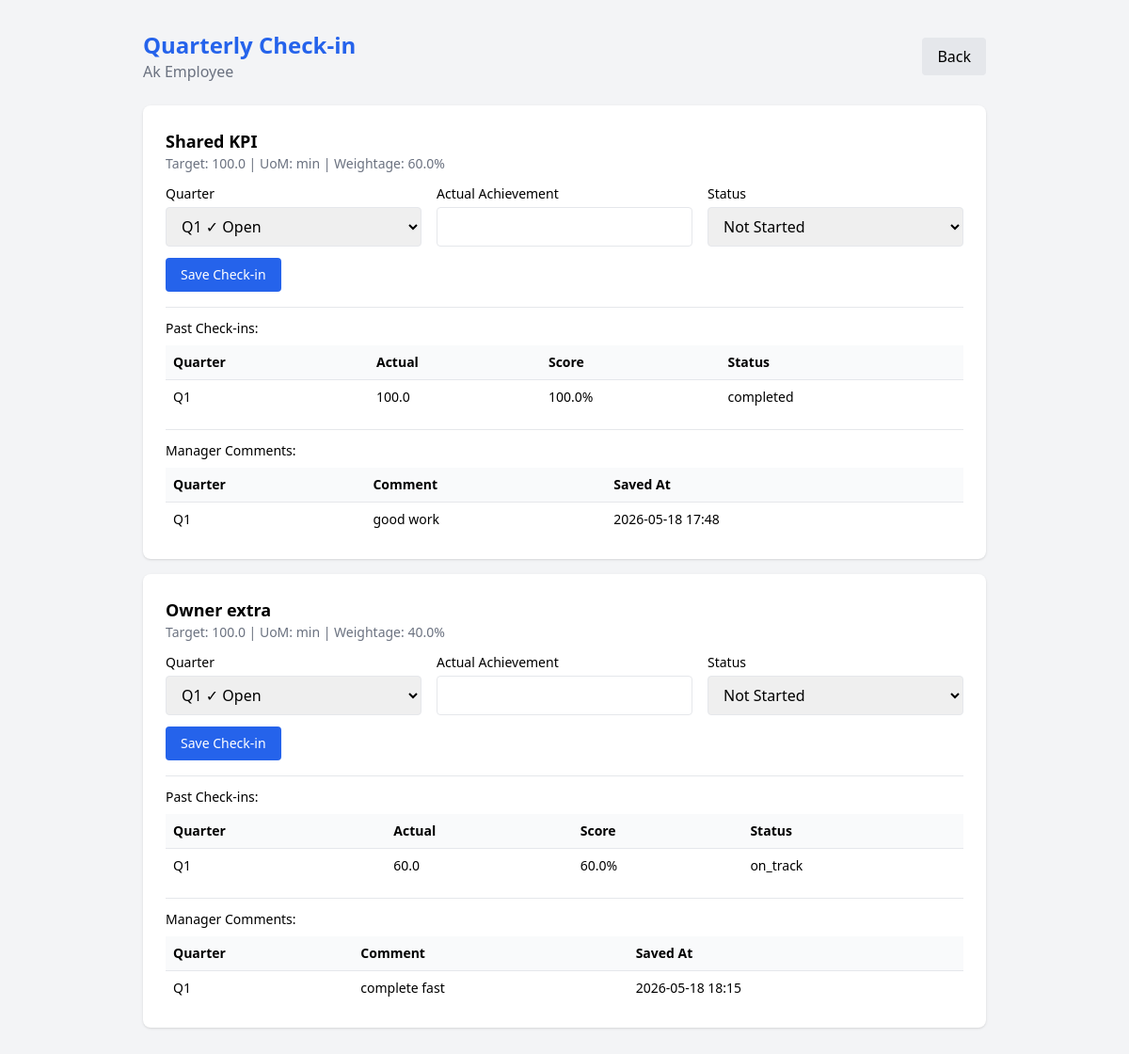
Screenshot of /employee/checkin (signed in) with the database file from the repository.
### app/models.py (models this page shows)
class User(Base):
    __tablename__ = "users"
    id = Column(Integer, primary_key=True, index=True)
    name = Column(String, nullable=False)
    email = Column(String, unique=True, nullable=False)
    password = Column(String, nullable=False)
    role = Column(String, nullable=False)  # employee / manager / admin
    manager_id = Column(Integer, ForeignKey("users.id"), nullable=True)
    manager = relationship("User", remote_side=[id], backref="team")
    goals = relationship("Goal", back_populates="employee")

class Goal(Base):
    __tablename__ = "goals"
    id = Column(Integer, primary_key=True, index=True)
    employee_id = Column(Integer, ForeignKey("users.id"), nullable=False)
    title = Column(String, nullable=False)
    thrust_area = Column(String, nullable=False)
    uom_type = Column(String, nullable=False)  # min / max / zero / timeline
    target = Column(Float, nullable=False)
    weightage = Column(Float, nullable=False)
    status = Column(String, default="draft")  # draft / submitted / approved / locked
    is_shared = Column(Boolean, default=False)
    parent_goal_id = Column(Integer, ForeignKey("goals.id"), nullable=True)
    created_at = Column(DateTime, default=datetime.utcnow)
    employee = relationship("User", back_populates="goals")
    achievements = relationship("Achievement", back_populates="goal")
    audit_logs = relationship("AuditLog", back_populates="goal")

class Achievement(Base):
    __tablename__ = "achievements"
    id = Column(Integer, primary_key=True, index=True)
    goal_id = Column(Integer, ForeignKey("goals.id"), nullable=False)
    quarter = Column(String, nullable=False)  # Q1 / Q2 / Q3 / Q4
    actual = Column(Float, nullable=True)
    score = Column(Float, nullable=True)
    status = Column(String, default="not_started")  # not_started / on_track / completed
    updated_at = Column(DateTime, default=datetime.utcnow)
    goal = relationship("Goal", back_populates="achievements")

class CheckIn(Base):
    __tablename__ = "checkins"
    id = Column(Integer, primary_key=True, index=True)
    goal_id = Column(Integer, ForeignKey("goals.id"), nullable=False)
    manager_id = Column(Integer, ForeignKey("users.id"), nullable=False)
    quarter = Column(String, nullable=False)
    comment = Column(Text, nullable=True)
    created_at = Column(DateTime, default=datetime.utcnow)

### app/routes/employee.py (the view)
@router.get("/checkin")
def checkin_page(request: Request, user=Depends(require_employee), db: Session = Depends(get_db)):
    goals = db.query(Goal).filter(
        Goal.employee_id == user.id,
        Goal.status == "locked"
    ).all()
    open_quarters = get_open_checkin_quarters(db)
    editable_goal_ids = {g.id for g in goals if not is_shared_recipient_goal(g)}
    manager_comments = {}
    if user.manager_id:
        for goal in goals:
            comments = (
                db.query(CheckIn)
                .filter(
                    CheckIn.goal_id == goal.id,
                    CheckIn.manager_id == user.manager_id,
                    CheckIn.quarter.in_(QUARTERS),
                )
                .order_by(CheckIn.created_at.desc())
                .all()
            )
            manager_comments[goal.id] = comments
    return templates.TemplateResponse(request, "employee/checkin.html", {
        "user": user,
        "goals": goals,
        "quarters": ["Q1", "Q2", "Q3", "Q4"],
        "open_quarters": open_quarters,
        "editable_goal_ids": editable_goal_ids,
        "manager_comments": manager_comments,
        "error": request.query_params.get("error"),
        "success": request.query_params.get("success"),
    })

### app/templates/employee/checkin.html (shortened to what this page needs)
<!DOCTYPE html>
<html>
<head>
    <script src="https://cdn.tailwindcss.com"></script>
</head>
<body class="bg-gray-100 p-8">
<div class="max-w-4xl mx-auto">
    <div class="flex justify-between items-center mb-6">
        <div>
            <h1 class="text-2xl font-bold text-blue-600">Quarterly Check-in</h1>
            <p class="text-gray-500">{{ user.name }}</p>
        </div>
        <a href="/employee/dashboard" class="bg-gray-200 px-4 py-2 rounded">Back</a>
    </div>
    {% if not goals %}
    <div class="bg-white rounded-lg shadow p-6 text-center text-gray-500">
        No approved goals yet. Goals must be approved by your manager before check-in.
    </div>
    {% else %}
    {% for goal in goals %}
    <div class="bg-white rounded-lg shadow p-6 mb-4">
        <div class="flex justify-between mb-3">
            <div>
                <h2 class="font-semibold text-lg">{{ goal.title }}</h2>
                <p class="text-sm text-gray-500">
                    Target: {{ goal.target }} | UoM: {{ goal.uom_type }} | Weightage: {{ goal.weightage }}%
                </p>
            </div>
        </div>
        {% if goal.id in editable_goal_ids %}
        <form method="POST" action="/employee/checkin/save">
            <div class="grid grid-cols-3 gap-4">
                <div>
                    <label class="block text-sm font-medium mb-1">Quarter</label>
                    <select name="quarter" class="w-full border rounded px-3 py-2">
                        {% for q in open_quarters %}
                        <option value="{{ q }}">{{ q }} ✓ Open</option>
                        {% endfor %}
                    </select>
                </div>
                <div>
                    <label class="block text-sm font-medium mb-1">Actual Achievement</label>
                    <input type="number" name="actual" step="0.01" required class="w-full border rounded px-3 py-2">
                </div>
                <div>
                    <label class="block text-sm font-medium mb-1">Status</label>
                    <select name="status" class="w-full border rounded px-3 py-2">
                        <option value="not_started">Not Started</option>
                    </select>
                </div>
            </div>
            <button type="submit" class="mt-3 bg-blue-600 text-white px-4 py-2 rounded hover:bg-blue-700 text-sm" {% if not open_quarters %}disabled{% endif %}>
                Save Check-in
            </button>
        </form>
        {% endif %}
        {% if goal.achievements %}
        <div class="mt-4 border-t pt-3">
            <p class="text-sm font-medium mb-2">Past Check-ins:</p>
            <table class="w-full text-sm">
                <thead>
                    <tr class="bg-gray-50">
                        <th class="p-2 text-left">Quarter</th>
                        <th class="p-2 text-left">Actual</th>
                        <th class="p-2 text-left">Score</th>
                        <th class="p-2 text-left">Status</th>
                    </tr>
                </thead>
                <tbody>
                    {% for a in goal.achievements %}
                    <tr class="border-t">
                        <td class="p-2">{{ a.quarter }}</td>
                        <td class="p-2">{{ a.actual }}</td>
                        <td class="p-2">{{ (a.score * 100)|round(1) }}%</td>
                        <td class="p-2">{{ a.status }}</td>
                    </tr>
                    {% endfor %}
                </tbody>
            </table>
        </div>
        {% endif %}
        {% if manager_comments.get(goal.id) %}
        <div class="mt-4 border-t pt-3">
            <p class="text-sm font-medium mb-2">Manager Comments:</p>
            <table class="w-full text-sm">
                <thead>
                    <tr class="bg-gray-50">
                        <th class="p-2 text-left">Quarter</th>
                        <th class="p-2 text-left">Comment</th>
                        <th class="p-2 text-left">Saved At</th>
                    </tr>
                </thead>
                <tbody>
                    {% for c in manager_comments[goal.id] %}
                    <tr class="border-t">
                        <td class="p-2">{{ c.quarter }}</td>
                        <td class="p-2">{{ c.comment }}</td>
                        <td class="p-2">{{ c.created_at.strftime('%Y-%m-%d %H:%M') }}</td>
                    </tr>
                    {% endfor %}
                </tbody>
            </table>
        </div>
        {% endif %}
    </div>
    {% endfor %}
    {% endif %}
</div>
</body>
</html>

### rows the page displays
User: name "Ak Employee"
Goal: title "Shared KPI", target "100.0", uom_type "min", weightage "60.0"
Achievement: quarter "Q1", actual "100.0", (a.score*100)|round(1) "100.0", status "completed"
CheckIn: quarter "Q1", comment "good work", created_at "2026-05-18 17:48"
Goal: title "Owner extra", target "100.0", uom_type "min", weightage "40.0"
Achievement: quarter "Q1", actual "60.0", (a.score*100)|round(1) "60.0", status "on_track"
CheckIn: quarter "Q1", comment "complete fast", created_at "2026-05-18 18:15"

### other values shown
form field quarter "Q1 ✓ Open"
